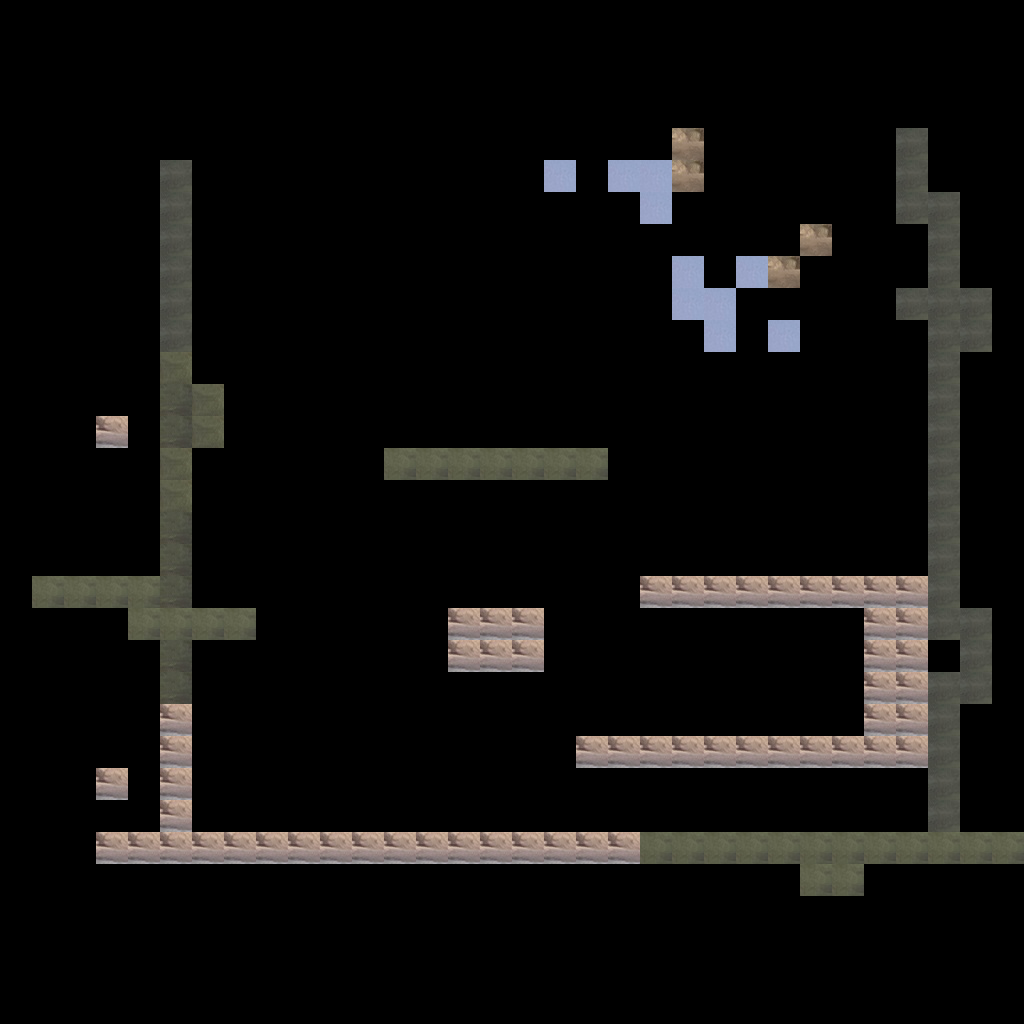

Rendered tile map (Tiled .tmx) drawn with the repository's tilesets; below, a short description and the map source with its tile grids summarised:
An orthogonal 32x32 tile map with 32x32 px tiles, 1 tile layer (blocks).

<map version="1.0" tiledversion="1.1.1" orientation="orthogonal" renderorder="right-down" width="32" height="32" tilewidth="32" tileheight="32" infinite="0" nextobjectid="1">
 <properties>
  <property name="blocked" value="" />
 </properties>
 <tileset firstgid="1" source="tileset.tsx" />
 <layer name="blocks" width="32" height="32">
  <properties>
   <property name="blocked" value="" />
  </properties>
  <data>[1024 cells, 146 non-empty, 7 distinct tile ids]</data>
 </layer>
 <objectgroup name="Object Layer 1" />
</map>